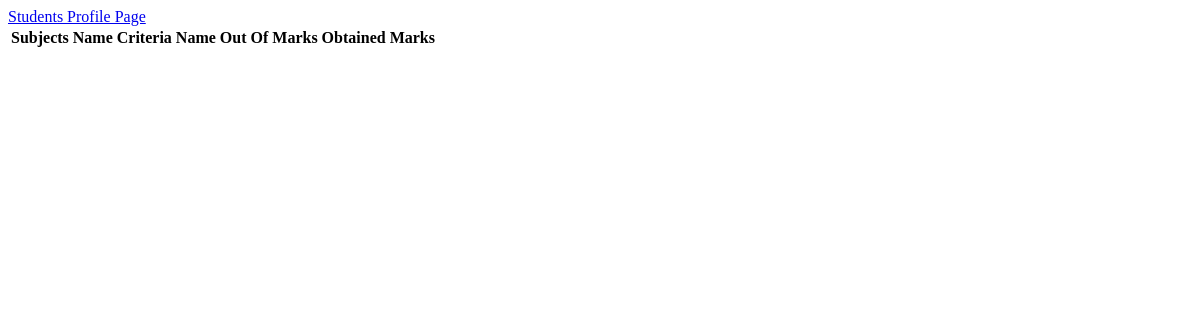
The app's page /student_marks_show.php (signed in), older data.
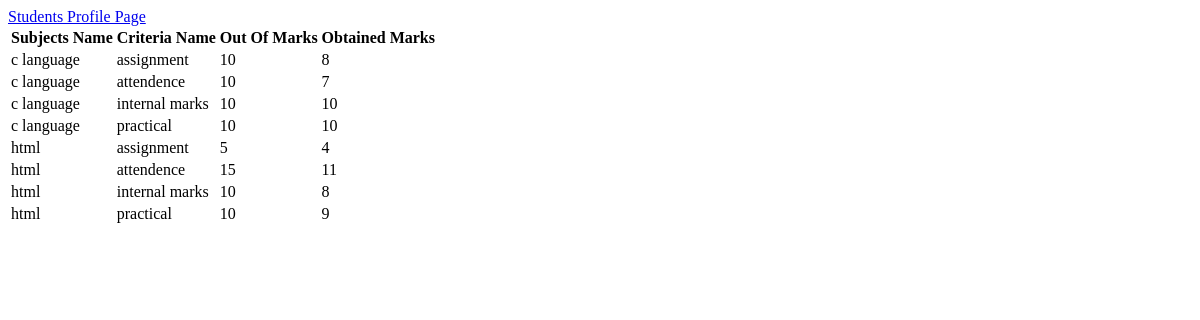
The same page, newer data.
### tables this page shows
CREATE TABLE IF NOT EXISTS `student_criteria_details` (
  `id` int(10) NOT NULL AUTO_INCREMENT,
  `student_id` varchar(60) NOT NULL,
  `faculty_criteria_id` int(10) NOT NULL,
  `obt_marks` int(5) NOT NULL,
  `out_marks` int(5) NOT NULL,
  PRIMARY KEY (`id`),
  KEY `faculty_criteria_id` (`faculty_criteria_id`),
  KEY `student_id` (`student_id`)
);

CREATE TABLE IF NOT EXISTS `subjects_details` (
  `id` int(10) NOT NULL AUTO_INCREMENT,
  `subjects_name` varchar(60) NOT NULL,
  `criteria_marks` int(5) NOT NULL,
  `is_practical` tinyint(1) NOT NULL,
  `semester_id` int(10) NOT NULL,
  PRIMARY KEY (`id`),
  KEY `semester_id` (`semester_id`)
);

CREATE TABLE IF NOT EXISTS `criteria_details` (
  `id` int(10) NOT NULL AUTO_INCREMENT,
  `criteria_name` varchar(45) NOT NULL,
  PRIMARY KEY (`id`)
);

### student_marks_show.php (the view, shortened to what this page needs)
<a href="student_profile.php">Students Profile Page</a>
<?php
$uidl =$_SESSION['studentid'];
$query=mysql_query("SELECT scd.id,sd.subjects_name,cd.criteria_name,scd.out_marks,scd.obt_marks FROM `student_criteria_details` scd
INNER JOIN `subjects_details` sd
INNER JOIN `faculty_subjects` fs ON sd.id=fs.subject_id and scd.student_id='$uidl'
INNER JOIN `faculty_criteria_details` fcd ON fs.id=fcd.faculty_sub_id and fcd.id=scd.faculty_criteria_id
INNER JOIN `criteria_details` cd ON cd.id=fcd.criteria_id");
?>
<html>
<head>
</head>
<body>
<form name="p" id="p" method="post">
<table id="crit_table">
      <tr>
       <th>Subjects Name</th>
       <th>Criteria Name</th>
       <th>Out Of Marks</th>
       <th>Obtained Marks</th>
      </tr>
<?php
      while($row=mysql_fetch_array($query))
{
$html='';
$html .= '<tr>';
$html .= '<td>'.$row['subjects_name'].'</td>';
$html .= '<td>'.$row['criteria_name'].'</td>';
$html .= '<td>'.$row['out_marks'].'</td>';
$html .= '<td>'.$row['obt_marks'].'</td>';
$html .= '</tr>';
echo $html;
}
?>
</table>
</form>
</body>
</html>

Row changes from the older to the newer data that the page shows:
added student_criteria_details: subjects_details.subjects_name "c language", criteria_details.criteria_name "assignment", out_marks "10", obt_marks "8"
added student_criteria_details: subjects_details.subjects_name "c language", criteria_details.criteria_name "attendence", out_marks "10", obt_marks "7"
added student_criteria_details: subjects_details.subjects_name "c language", criteria_details.criteria_name "internal marks", out_marks "10", obt_marks "10"
added student_criteria_details: subjects_details.subjects_name "c language", criteria_details.criteria_name "practical", out_marks "10", obt_marks "10"
added student_criteria_details: subjects_details.subjects_name "html", criteria_details.criteria_name "assignment", out_marks "5", obt_marks "4"
added student_criteria_details: subjects_details.subjects_name "html", criteria_details.criteria_name "attendence", out_marks "15", obt_marks "11"
added student_criteria_details: subjects_details.subjects_name "html", criteria_details.criteria_name "internal marks", out_marks "10", obt_marks "8"
added student_criteria_details: subjects_details.subjects_name "html", criteria_details.criteria_name "practical", out_marks "10", obt_marks "9"
